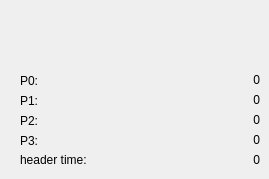
     <widget class="QWidget" name="TabPage">
      <attribute name="title">
       <string>Counter Status</string>
      </attribute>
      <widget class="QLabel" name="textLabel1_3">
       <property name="geometry">
        <rect>
         <x>20</x>
         <y>70</y>
         <width>30</width>
         <height>21</height>
        </rect>
       </property>
       <property name="text">
        <string>P0:</string>
       </property>
       <property name="wordWrap">
        <bool>false</bool>
       </property>
      </widget>
      <widget class="QLabel" name="textLabel1_3_4">
       <property name="geometry">
        <rect>
         <x>20</x>
         <y>110</y>
         <width>30</width>
         <height>21</height>
        </rect>
       </property>
       <property name="text">
        <string>P2:</string>
       </property>
       <property name="wordWrap">
        <bool>false</bool>
       </property>
      </widget>
      <widget class="QLabel" name="textLabel1_3_3">
       <property name="geometry">
        <rect>
         <x>20</x>
         <y>90</y>
         <width>30</width>
         <height>21</height>
        </rect>
       </property>
       <property name="text">
        <string>P1:</string>
       </property>
       <property name="wordWrap">
        <bool>false</bool>
       </property>
      </widget>
      <widget class="QLabel" name="param0">
       <property name="geometry">
        <rect>
         <x>150</x>
         <y>70</y>
         <width>110</width>
         <height>21</height>
        </rect>
       </property>
       <property name="text">
        <string>&lt;p align=&quot;right&quot;&gt;0&lt;/p&gt;</string>
       </property>
       <property name="wordWrap">
        <bool>false</bool>
       </property>
      </widget>
      <widget class="QLabel" name="param1">
       <property name="geometry">
        <rect>
         <x>150</x>
         <y>90</y>
         <width>110</width>
         <height>21</height>
        </rect>
       </property>
       <property name="text">
        <string>&lt;p align=&quot;right&quot;&gt;0&lt;/p&gt;</string>
       </property>
       <property name="wordWrap">
        <bool>false</bool>
       </property>
      </widget>
      <widget class="QLabel" name="textLabel1_2_3_2">
       <property name="geometry">
        <rect>
         <x>20</x>
         <y>150</y>
         <width>118</width>
         <height>20</height>
        </rect>
       </property>
       <property name="text">
        <string>header time:</string>
       </property>
       <property name="wordWrap">
        <bool>false</bool>
       </property>
      </widget>
      <widget class="QLabel" name="param2">
       <property name="geometry">
        <rect>
         <x>150</x>
         <y>110</y>
         <width>110</width>
         <height>21</height>
        </rect>
       </property>
       <property name="text">
        <string>&lt;p align=&quot;right&quot;&gt;0&lt;/p&gt;</string>
       </property>
       <property name="wordWrap">
        <bool>false</bool>
       </property>
      </widget>
      <widget class="QLabel" name="param3">
       <property name="geometry">
        <rect>
         <x>150</x>
         <y>130</y>
         <width>110</width>
         <height>21</height>
        </rect>
       </property>
       <property name="text">
        <string>&lt;p align=&quot;right&quot;&gt;0&lt;/p&gt;</string>
       </property>
       <property name="wordWrap">
        <bool>false</bool>
       </property>
      </widget>
      <widget class="QLabel" name="hTimeText">
       <property name="geometry">
        <rect>
         <x>80</x>
         <y>150</y>
         <width>180</width>
         <height>20</height>
        </rect>
       </property>
       <property name="text">
        <string>0</string>
       </property>
       <property name="alignment">
        <set>Qt::AlignRight|Qt::AlignTrailing|Qt::AlignVCenter</set>
       </property>
       <property name="wordWrap">
        <bool>false</bool>
       </property>
      </widget>
      <widget class="QLabel" name="textLabel1_3_5">
       <property name="geometry">
        <rect>
         <x>20</x>
         <y>130</y>
         <width>30</width>
         <height>21</height>
        </rect>
       </property>
       <property name="text">
        <string>P3:</string>
       </property>
       <property name="wordWrap">
        <bool>false</bool>
       </property>
      </widget>
     </widget>
